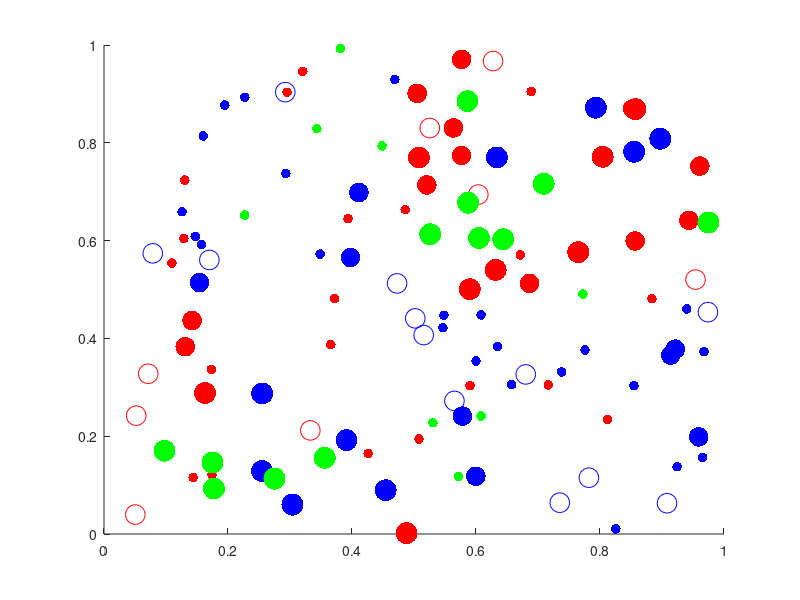

Recreate this plot in MATLAB. (Note: this script raises an error after producing the figure.)
%training set
cxort.smat=rand(20,2)
cxort.tmat=((cxort.smat(:,1)-.5).*(cxort.smat(:,2)-.5))>0
cxort.tmat=double(cxort.tmat)
colort=[cxort.tmat,zeros(20,1),1-cxort.tmat];
figure
scatter(cxort.smat(:,1),cxort.smat(:,2),200,colort,'filled')
%validation set
cxorv.smat=rand(20,2)
cxorv.tmat=((cxorv.smat(:,1)-.5).*(cxorv.smat(:,2)-.5))>0
cxorv.tmat=double(cxorv.tmat)
colorv=[cxorv.tmat,zeros(20,1),1-cxorv.tmat];
hold on
scatter(cxorv.smat(:,1),cxorv.smat(:,2),50,colorv,'filled')
%test set
cxors.smat=rand(20,2)
cxors.tmat=((cxors.smat(:,1)-.5).*(cxors.smat(:,2)-.5))>0
cxors.tmat=double(cxors.tmat)
colors=[cxors.tmat,zeros(20,1),1-cxors.tmat];
scatter(cxors.smat(:,1),cxors.smat(:,2),200,colors)

cxort.smat=rand(20,2)
cxort.tmat=((cxort.smat(:,1)-.5).*(cxort.smat(:,2)-.5))>0
cxort.tmat=double(cxort.tmat)
cxorv.smat=rand(20,2)
cxorv.tmat=((cxorv.smat(:,1)-.5).*(cxorv.smat(:,2)-.5))>0
cxorv.tmat=double(cxorv.tmat)
cxors.smat=rand(20,2)
cxors.tmat=((cxors.smat(:,1)-.5).*(cxors.smat(:,2)-.5))>0
cxors.tmat=double(cxors.tmat)
scatter(cxort.smat(:,1),cxort.smat(:,2),50+200*cxort.tmat,'b','filled')
hold on
scatter(cxorv.smat(:,1),cxorv.smat(:,2),50+200*cxorv.tmat,'r','filled')
scatter(cxors.smat(:,1),cxors.smat(:,2),50+200*cxors.tmat,'g','filled')

inet=initnet3(2,2,1,2,2)

[bnet,fnet, errs]=bp3trvats(inet,cxort,cxorv,cxors,20000,.2,0,.04);
errgr=errs([1:50:10001],:);
figure
plot(errgr(:,1),errgr(:,2),'b')
hold on
plot(errgr(:,1),errgr(:,3),'r')
plot(errgr(:,1),errgr(:,4),'g')

cancer=[19 21 21 21 21 23 23 23 23 23 23 23 23 23 23 25 25 25 25 25 25 25 25 25 25 25 25 25 25 25 25, 25 25 25 27 27 27 27 27 27 27 27 27 27 27 27 27 27 27 27 27 27 27 29 29 29 29 29 29 29 29 29 29 29 29 29 31 31 31 31 31 31 31 31 31 31 31 31 31 33 33 33 33 35 35 35 35 35 35 35 35 35 35 37 37 37 37 37 37 39];
no_cancer=[17 17 19 19 19 19 19 19 19 19 19 19 19 19 19 19 19 19 19 19 19 19 19 21 21 21 21 21 21 21 21 21 21 21 21 21 21 21 21 21 21 21 21 21 21 21 21 21 21 21 21 21 21 21 21 21 21 21 21 21 21 21 21 21 21 21 21 21 21 21 21 21 21 21 21 21 21 21 21 21 21 21 21 23 23 23 23 23 23 23 23 23 23 23 23 23 23 23 23 23 23 23 23 23 23 23 23 23 23 23 23 23 23 23 23 23 23 23 23 23 25 25 25 25 25 25 25 25 25 25 25 25 25 25 25 25 25 25 25 25 25 25 25 25 25 25 25 27 27 27 27 27 27 27 27 27 27 27 27 27 27 27 27 27 27 27 27 27 27 27 27 27 27 29 29 29 29 29 29 29 29 29 29 31 31 31 33 33 33 33 33 33 33 33 35 35 37 37 37 39];
clas=[ones(1,100),zeros(1,200)];
[x,y,t,auc]=perfcurve(clas,[cancer,no_cancer],1);
figure
plot(x,y)
hold on 
scatter(x,y,200,'filled')

% Compute the number of true positives, true negatives, false positives and false negatives at each BMI level.
x
y

train.smat=2*rand(30,2)-1
dtrain = sqrt(diag(train.smat*train.smat'));
train.tmat=(dtrain<.85).*(dtrain>.45)
ktrain=[train.tmat,zeros(30,1),1-train.tmat];
figure
scatter(train.smat(:,1),train.smat(:,2),300,ktrain,'filled')
test.smat=2*rand(20,2)-1
dtest = sqrt(diag(test.smat*test.smat'));
test.tmat=(dtest<.85).*(dtest>.45)
ktest=[test.tmat,zeros(20,1),1-test.tmat];
hold on
scatter(test.smat(:,1),test.smat(:,2),100,ktest,'filled')

trainet=initnet3(2,4,1,2,2)
act0=forw3(trainet,train)
nf0=bp3(trainet,train,20000,.02,0)

testnet=initnet3(2,4,1,2,2)
act1=forw3(testnet,test)
nf1=bp3(testnet,test,20000,.02,0)
act10k=forw3(nf,test)

function [bestnet,finalnet,errmat]=bp3trvats(net0,trlist,valist,tslist,niter,eta,nlev,eps)
netk=net0;
maxiter=niter;
ase=2*eps ;
valbest=10;
i=0 ;
errmat=[] ;
bestnet=netk ;
while ((ase>eps)&&(i<maxiter))
    netk=cyc3(netk,trlist,eta,nlev) ;
    activ=forw3(netk,trlist) ;
    diff = trlist.tmat-activ.out;
    sse=sum(sum(diff.*diff));
    trerr=sse/prod(size(diff)) ;
    activ=forw3(netk,valist) ;
    diff = valist.tmat-activ.out;
    sse=sum(sum(diff.*diff));
    valerr=sse/prod(size(diff)) ;
    if (valerr<valbest) 
        ibest=i ;
        valbest=valerr;
        bestnet=netk;
    end
    activ=forw3(netk,tslist) ;
    diff = tslist.tmat-activ.out;
    sse=sum(sum(diff.*diff));
    tserr=sse/prod(size(diff)) ;
    errmat=[errmat;[i,trerr,valerr,tserr]];
    i=i+1 ;
end
finalnet=netk;
finalnet.iter=i;
finalnet.err=ase;
end


function netact=forw3(netwk,pats)
netact.stim=pats.smat;
netact.hid=layersigpn(netact.stim,netwk.wih,netwk.hbias) ;
netact.out=layersig01(netact.hid,netwk.whout,netwk.obias) ;
end

function netstruct=initnet3(n1,n2,n3,uamp,vamp)
netstruct.wih=uamp*(rand(n2,n1)-0.5) ;
netstruct.hbias=uamp*(rand(1,n2)-0.5) ;
netstruct.whout=vamp*(rand(n3,n2)-0.5) ;
netstruct.obias=vamp*(rand(1,n3)-0.5);
end

function lout=layersigpn(x,w,b)
lsz=size(x) ;
lll=b'*ones(lsz(1),1)'+w*x' ;
lout=sigpn(lll)';
end

function squash=sigpn(x)
squash=(1-exp(-x))./(1+exp(-x)) ;
end

function lout=layersig01(x,w,b)
lsz=size(x) ;
lll=b'*ones(lsz(1),1)'+w*x' ;
lout=sig01(lll)';
end

function squash=sig01(x)
squash=1./(1+exp(-x)) ;
end

function finalnet=bp3(net0,patstr,niter,eta,nlev)
netk=net0;
for i=10000:niter
    netk=cyc3(netk,patstr,eta,nlev) ;
end
finalnet=netk;
end

function newstruct=cyc3(nstruct,pstruct,dt,noi)
newstruct=nstruct;
szs=size(pstruct.smat);
patk=ceil(szs(1)*rand());
activity=forw1p3(nstruct,pstruct,patk,noi);
odelt=(pstruct.tmat(patk,:)-activity.out);
hdelt=0.5*(nstruct.whout'*odelt').*(1+activity.hid').*(1-activity.hid');
newstruct.whout=newstruct.whout+dt*odelt'*activity.hid;
newstruct.obias=newstruct.obias+dt*odelt ;
newstruct.wih=newstruct.wih+dt*hdelt*activity.stim;
newstruct.hbias=newstruct.hbias+dt*hdelt' ;
end

function netact=forw1p3(netwk,pats,patno,nois)
netact.stim=pats.smat(patno,:);
netact.hid=nlayersigpn(netact.stim,netwk.wih,netwk.hbias,nois) ;
netact.out=layersig01(netact.hid,netwk.whout,netwk.obias) ;
end

function lout=nlayersigpn(x,w,b,noise)
lsz=size(x) ;
% lll=b'*ones(lsz(1),1)'+w*x'
bb=repmat(b',1,lsz(1)) ;
lll=bb+w*x' ;
lout=sigpn(lll)'+noise*(rand(size(lll'))-0.5) ;
end